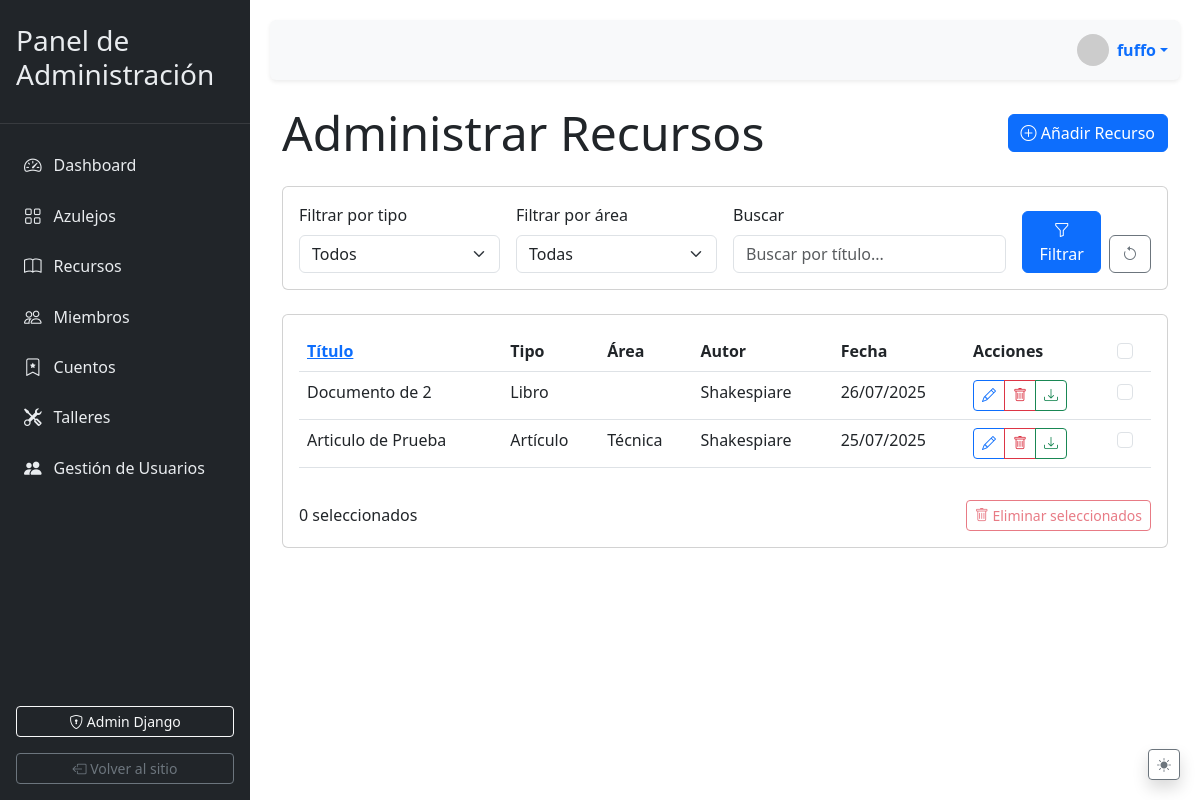
The page /admin-dashboard/recursos/ (signed in) on the database its author committed.
### client/models.py (models this page shows, shortened)
class RecursoBibliografico(models.Model):
    TIPO_CHOICES = [
        ('LIB', _('Libro')),
        ('ART', _('Artículo')),
        ('TES', _('Tesis')),
        ('DOC', _('Documento')),
        ('VID', _('Video')),
        ('IMG', _('Imagen')),
        ('AUD', _('Audio')),
        ('OTR', _('Otro')),
    ]
    AREA_CHOICES = [
        ('HIS', _('Historia')),
        ('TEC', _('Técnica')),
        ('RES', _('Restauración')),
        ('ART', _('Artístico')),
        ('ARQ', _('Arquitectónico')),
        ('SOC', _('Social')),
        ('CUL', _('Cultural')),
    ]
    titulo = models.CharField(_('Título'), max_length=200)
    autor = models.CharField(_('Autor(es)'), max_length=200)
    descripcion = models.TextField(_('Descripción'))
    archivo = models.FileField(
        _('Archivo'),
        upload_to='client/static/documents/',
        validators=[FileExtensionValidator(
            allowed_extensions=['pdf', 'doc', 'docx', 'jpg', 'jpeg', 'png', 'mp4', 'avi', 'mov', 'mp3']
        )]
    )
    tipo = models.CharField(_('Tipo'), max_length=3, choices=TIPO_CHOICES, blank=True)
    area = models.CharField(_('Área temática'), max_length=3, choices=AREA_CHOICES, blank=True)
    fecha_publicacion = models.DateField(_('Fecha de publicación'), blank=True, null=True)
    fecha_subida = models.DateTimeField(_('Fecha de subida'), auto_now_add=True)
    isbn = models.CharField(_('ISBN'), max_length=20, blank=True)
    slug = models.SlugField(max_length=255, unique=True, blank=True)
    vista_previa = models.ImageField(_('Vista previa'), upload_to='client/static/documents/previews/', blank=True, null=True)
    class Meta:
        verbose_name = _('Recurso bibliográfico')
        verbose_name_plural = _('Recursos bibliográficos')
        ordering = ['-fecha_subida']

### client/views.py (the view)
# urls.py: path('admin-dashboard/recursos/', views.admin_recursos, name='admin_recursos'),
@staff_member_required
def admin_recursos(request):
    tipo = request.GET.get('tipo')
    area = request.GET.get('area')
    busqueda = request.GET.get('q')
    recursos = RecursoBibliografico.objects.all()
    if tipo:
        recursos = recursos.filter(tipo=tipo)
    if area:
        recursos = recursos.filter(area=area)
    if busqueda:
        recursos = recursos.filter(titulo__icontains=busqueda)
    orden = request.GET.get('orden', '-fecha_subida')
    recursos = recursos.order_by(orden)
    context = {
        'recursos': recursos,
        'tipos': RecursoBibliografico.TIPO_CHOICES,
        'areas': RecursoBibliografico.AREA_CHOICES,
        'orden_actual': orden,
        'form': RecursoForm()  # Formulario para el modal de creación
    }
    return render(request, 'admin/recursos.html', context)

### client/forms.py
class RecursoForm(forms.ModelForm):
    required_css_class = 'required-field'
    class Meta:
        model = RecursoBibliografico
        fields = '__all__'
        widgets = {
            'descripcion': forms.Textarea(attrs={'rows': 3, 'class': 'form-control'}),
            'titulo': forms.TextInput(attrs={'class': 'form-control'}),
            'tipo': forms.Select(attrs={'class': 'form-select'}),
            'area': forms.Select(attrs={'class': 'form-select'}),
            'autor': forms.TextInput(attrs={'class': 'form-control'}),
            'archivo': forms.FileInput(attrs={'class': 'form-control'}),
            'vista_previa': forms.FileInput(attrs={'class': 'form-control'}),
            'isbn': forms.TextInput(attrs={'class': 'form-control'}),
            'fecha_publicacion': forms.DateInput(attrs={'class': 'form-control', 'type': 'date'}),
        }
    def __init__(self, *args, **kwargs):
        super().__init__(*args, **kwargs)
        for field_name, field in self.fields.items():
            if field.required:
                field.widget.attrs['placeholder'] = 'Requerido'
                field.label = f"{field.label} *"

### client/templates/admin/recursos.html (shortened to what this page needs)
{% extends 'base.html' %}
{% load static %}
{% block content %}
<div class="d-flex justify-content-between align-items-center mb-4">
    <h1 class="display-5 mb-0">Administrar Recursos</h1>
    <button class="btn btn-primary" data-bs-toggle="modal" data-bs-target="#nuevoRecursoModal">
        <i class="bi bi-plus-circle"></i> Añadir Recurso
    </button>
</div>
<div class="card mb-4">
    <div class="card-body">
        <form method="get" class="row g-3">
            <div class="col-md-3">
                <label for="tipo" class="form-label">Filtrar por tipo</label>
                <select name="tipo" id="tipo" class="form-select">
                    <option value="">Todos</option>
                </select>
            </div>
            <div class="col-md-3">
                <label for="area" class="form-label">Filtrar por área</label>
                <select name="area" id="area" class="form-select">
                    <option value="">Todas</option>
                </select>
            </div>
            <div class="col-md-4">
                <label for="busqueda" class="form-label">Buscar</label>
                <input type="text" name="q" id="busqueda" class="form-control"
                       placeholder="Buscar por título..." value="{{ request.GET.q }}">
            </div>
            <div class="col-md-2 d-flex align-items-end">
                <button type="submit" class="btn btn-primary me-2">
                    <i class="bi bi-funnel"></i> Filtrar
                </button>
                <a href="{% url 'admin_recursos' %}" class="btn btn-outline-secondary">
                    <i class="bi bi-arrow-counterclockwise"></i>
                </a>
            </div>
        </form>
    </div>
</div>
<div class="card">
    <div class="card-body">
        <div class="table-responsive">
            <table class="table table-hover">
                <thead>
                    <tr>
                        <th>
                            <a href="?orden={% if orden_actual == 'titulo' %}-titulo{% else %}titulo{% endif %}">
                                Título {% if orden_actual == 'titulo' %}<i class="bi bi-arrow-up"></i>{% elif orden_actual == '-titulo' %}<i class="bi bi-arrow-down"></i>{% endif %}
                            </a>
                        </th>
                        <th>Tipo</th>
                        <th>Área</th>
                        <th>Autor</th>
                        <th>Fecha</th>
                        <th>Acciones</th>
                        <th>
                            <input type="checkbox" id="selectAll" class="form-check-input">
                        </th>
                    </tr>
                </thead>
                <tbody>
                    {% for recurso in recursos %}
                    <tr>
                        <td>{{ recurso.titulo }}</td>
                        <td>{{ recurso.get_tipo_display }}</td>
                        <td>{{ recurso.get_area_display }}</td>
                        <td>{{ recurso.autor|truncatechars:20 }}</td>
                        <td>{{ recurso.fecha_subida|date:"d/m/Y" }}</td>
                        <td>
                            <div class="btn-group btn-group-sm">
                                <button class="btn btn-outline-primary" data-bs-toggle="modal"
                                        data-bs-target="#editarAzulejoModal{{ azulejo.id }}">
                                    <i class="bi bi-pencil"></i>
                                </button>
                                <button class="btn btn-outline-danger" data-bs-toggle="modal"
                                        data-bs-target="#deleteConfirmModal"
                                        data-bs-whatever="{{ azulejo.id }}">
                                    <i class="bi bi-trash"></i>
                                </button>
                                {% if recurso.archivo %}
                                <a href="{{ recurso.archivo.url }}" class="btn btn-outline-success" target="_blank">
                                    <i class="bi bi-download"></i>
                                </a>
                                {% endif %}
                            </div>
                        </td>
                        <td>
                            <input type="checkbox" class="form-check-input recurso-checkbox"
                                   value="{{ recurso.id }}">
                        </td>
                    </tr>
                    {% endfor %}
                </tbody>
            </table>
        </div>
        <div class="mt-3 d-flex justify-content-between align-items-center">
            <div>
                <span id="selectedCount">0</span> seleccionados
            </div>
            <div>
                <button class="btn btn-outline-danger btn-sm" id="deleteSelectedBtn" disabled>
                    <i class="bi bi-trash"></i> Eliminar seleccionados
                </button>
            </div>
        </div>
    </div>
</div>
{% endblock %}

### client/templates/base.html (shortened to what this page needs)
{% load static %}
<!DOCTYPE html>
<html lang="es" data-bs-theme="{{ request.session.theme|default:'light' }}">
<head>
    <link href="https://cdn.jsdelivr.net/npm/bootstrap@5.3.0/dist/css/bootstrap.min.css" rel="stylesheet">
    <link rel="stylesheet" href="https://cdn.jsdelivr.net/npm/bootstrap-icons@1.10.0/font/bootstrap-icons.css">
</head>
<body>
    <div class="admin-wrapper">
        <div class="sidebar">
            <div class="sidebar-brand">
                <h3>Panel de Administración</h3>
            </div>
            <div class="sidebar-menu">
                <ul>
                    <li class="{% if request.resolver_match.url_name == 'admin_dashboard' %}active{% endif %}">
                        <a href="{% url 'admin_dashboard' %}">
                            <i class="bi bi-speedometer2"></i>
                            <span>Dashboard</span>
                        </a>
                    </li>
                    <li class="{% if request.resolver_match.url_name == 'admin_azulejos' %}active{% endif %}">
                        <a href="{% url 'admin_azulejos' %}">
                            <i class="bi bi-grid"></i>
                            <span>Azulejos</span>
                        </a>
                    </li>
                    <li>
                        <a href="{% url "admin_recursos" %}">
                            <i class="bi bi-book"></i>
                            <span>Recursos</span>
                        </a>
                    </li>
                    <li>
                        <a href="{% url "admin_miembros" %}">
                            <i class="bi bi-people"></i>
                            <span>Miembros</span>
                        </a>
                    </li>
                    <li>
                        <a href="{% url "admin_cuentos" %}">
                            <i class="bi bi-bookmark-star"></i>
                            <span>Cuentos</span>
                        </a>
                    </li>
                    <li>
                        <a href="{% url "admin_talleres" %}">
                            <i class="bi bi-tools"></i>
                            <span>Talleres</span>
                        </a>
                    </li>
                    {% if request.user.is_superuser %}
                    <li class="{% if 'gestion-usuarios' in request.path %}active{% endif %}">
                        <a href="{% url 'gestion_usuarios' %}">
                            <i class="bi bi-people-fill"></i>
                            <span>Gestión de Usuarios</span>
                        </a>
                    </li>
                    {% endif %}
                </ul>
            </div>
            <div class="sidebar-footer">
                <div class="d-grid gap-2">
                    <a href="/admin/" class="btn btn-sm btn-outline-light mb-2">
                        <i class="bi bi-shield-lock"></i> Admin Django
                    </a>
                    <a href="/" class="btn btn-sm btn-outline-secondary">
                        <i class="bi bi-box-arrow-left"></i> Volver al sitio
                    </a>
                </div>
            </div>
        </div>
        <div class="main-content">
            <nav class="navbar navbar-expand navbar-light bg-light mb-4 rounded shadow-sm">
                <div class="container-fluid">
                    <div class="d-flex align-items-center ms-auto">
                        <div class="dropdown">
                            <a href="#" class="d-flex align-items-center text-decoration-none dropdown-toggle"
                                ="dropdownUser" data-bs-toggle="dropdown" aria-expanded="false">
                                <img src="https://ui-avatars.com/api/?name={{ request.user.username }}&background=random"
                                    alt="User" class="rounded-circle me-2" width="32" height="32">
                                <strong>{{ request.user.username }}</strong>
                            </a>
                        </div>
                    </div>
                </div>
            </nav>
            <main class="container-fluid">
                {% block content %}{% endblock %}
            </main>
        </div>
    </div>
    <div class="theme-switcher">
        <button id="themeToggle" class="btn btn-sm btn-outline-secondary shadow">
            <i class="bi bi-sun-fill light-icon"></i>
        </button>
    </div>
</body>
</html>

### client/templates/base.html (style rules this page uses)
:root { --sidebar-width: 250px; --sidebar-bg: #212529; --sidebar-color: #e9ecef; --sidebar-active-bg: #343a40; --transition-time: 0.3s; }
body { transition: background-color var(--transition-time), color var(--transition-time); }
.admin-wrapper { display: flex; min-height: 100vh; }
.sidebar { width: var(--sidebar-width); background-color: var(--sidebar-bg); color: var(--sidebar-color); position: fixed; height: 100vh; transition: all var(--transition-time); z-index: 1000; }
.sidebar-brand { padding: 1.5rem 1rem; border-bottom: 1px solid rgba(255, 255, 255, 0.1); }
.sidebar-menu { padding: 1rem 0; }
.sidebar-menu ul { list-style: none; padding: 0; margin: 0; }
.sidebar-menu li a { display: flex; align-items: center; padding: 0.75rem 1.5rem; color: var(--sidebar-color); text-decoration: none; transition: all 0.2s; }
.sidebar-menu li a i { margin-right: 0.75rem; font-size: 1.1rem; }
.sidebar-footer { padding: 1rem; position: absolute; bottom: 0; width: 100%; }
.main-content { margin-left: var(--sidebar-width); width: calc(100% - var(--sidebar-width)); transition: all var(--transition-time); padding: 20px; }
.navbar { height: 60px; box-shadow: 0 2px 4px rgba(0, 0, 0, 0.05); }
.theme-switcher { position: fixed; bottom: 20px; right: 20px; z-index: 1100; }
.theme-switcher .light-icon { display: inline-block; }

### rows shown on the page
RecursoBibliografico: titulo "Documento de 2", tipo "Libro", autor "Shakespiare", fecha_subida "26/07/2025"
RecursoBibliografico: titulo "Articulo de Prueba", tipo "Artículo", area "Técnica", autor "Shakespiare", fecha_subida "25/07/2025"

### other values the page prints
{{ request.user.username }} "fuffo"
